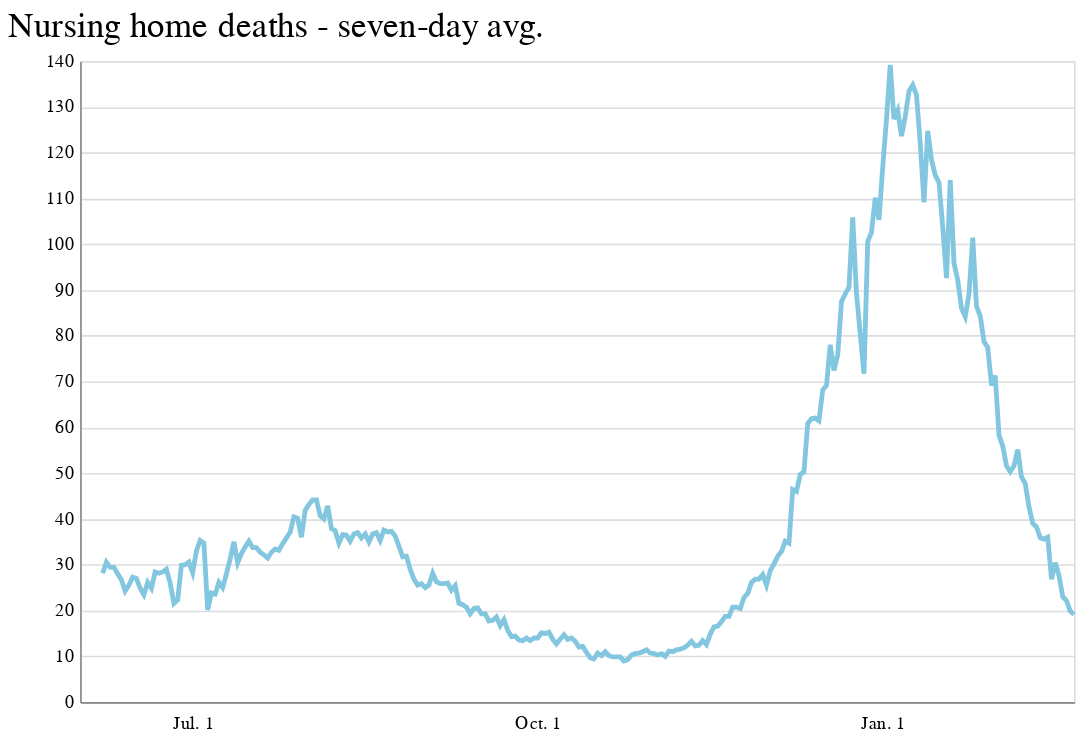

Notebook cell for this chart:
### Code cell
nursing_homes_chart = (
    alt.Chart(df)
    .mark_line()
    .encode(
        x=alt.X(
            "date:T",
            axis=alt.Axis(
                tickCount=4,
                format=("%b. %-d"),
                grid=False,
                tickColor="#ffffff",
                title="",
            ),
        ),
        y=alt.Y(
            "new_deaths_nursinghomes_seven_day_average",
            title="",
            axis=alt.Axis(tickColor="#ffffff"),
        )
    )
    .properties(
        width=620,
        height=400,
        title="Nursing home deaths - seven-day avg.",
    )
    .configure_axis()
    .configure_legend(symbolType="stroke")
)
nursing_homes_chart

### Figure 1 — Vega-Lite specification as saved in the notebook (floating-point values rounded to 4 significant figures; data arrays with more than 128 entries replaced by an {"elided": "..."} marker saying what was removed)
{"config": {"view": {"width": 800, "height": 450}, "background": "#ffffff", "title": {"anchor": "start", "font": "Benton Gothic Bold, sans", "fontColor": "#000000", "fontSize": 22, "fontWeight": "normal"}, "arc": {"fill": "#82c6df"}, "area": {"fill": "#82c6df"}, "line": {"stroke": "#82c6df", "strokeWidth": 3}, "path": {"stroke": "#82c6df"}, "rect": {"fill": "#82c6df"}, "shape": {"stroke": "#82c6df"}, "bar": {"fill": "#82c6df"}, "point": {"stroke": "#82c6df"}, "symbol": {"fill": "#82c6df", "size": 30}, "axis": {"titleFont": "Benton Gothic Bold, sans", "titleFontSize": 13, "titleFontWeight": "normal", "labelFont": "Benton Gothic, sans", "labelFontSize": 11.5, "labelFontWeight": "normal"}, "axisX": {"labelAngle": 0, "labelPadding": 4, "tickSize": 3}, "axisY": {"labelBaseline": "middle", "maxExtent": 45, "minExtent": 45, "tickSize": 2, "titleAlign": "left", "titleAngle": 0, "titleX": -45, "titleY": -11}, "legend": {"titleFont": "Benton Gothic Bold, sans", "titleFontSize": 13, "titleFontWeight": "normal", "symbolType": "stroke", "labelFont": "Benton Gothic, sans", "labelFontSize": 11.5}, "range": {"category": ["#3580b1", "#ec8431", "#ab7fb4", "#c89d29", "#adc839", "#829eb1"], "diverging": ["#e68a4f", "#f4bb6a", "#f9e39c", "#dadfe2", "#a6b7c6", "#849eae"], "heatmap": ["#fbf2c7", "#f9e39c", "#f8d36e", "#f4bb6a", "#e68a4f", "#d15a40", "#ab4232"], "ordinal": ["#fbf2c7", "#f9e39c", "#f8d36e", "#f4bb6a", "#e68a4f", "#d15a40", "#ab4232"], "ramp": ["#fbf2c7", "#f9e39c", "#f8d36e", "#f4bb6a", "#e68a4f", "#d15a40", "#ab4232"]}}, "data": {"name": "data-14a7674aa6b04b61aa033964f9f2ad5b"}, "mark": "line", "encoding": {"x": {"type": "temporal", "axis": {"format": "%b. %-d", "grid": false, "tickColor": "#ffffff", "tickCount": 4, "title": ""}, "field": "date"}, "y": {"type": "quantitative", "axis": {"tickColor": "#ffffff"}, "field": "new_deaths_nursinghomes_seven_day_average", "title": ""}}, "height": 400, "title": "Nursing home deaths - seven-day avg.", "width": 620, "$schema": "https://vega.github.io/schema/vega-lite/v4.0.2.json", "datasets": {"data-14a7674aa6b04b61aa033964f9f2ad5b": {"elided": "266 records"}}}
